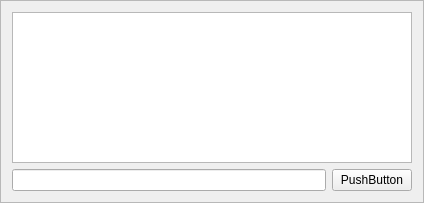
<?xml version="1.0" encoding="UTF-8"?>
<ui version="4.0">
 <class>Frame</class>
 <widget class="QFrame" name="Frame">
  <property name="geometry">
   <rect>
    <x>0</x>
    <y>0</y>
    <width>424</width>
    <height>203</height>
   </rect>
  </property>
  <property name="windowTitle">
   <string>Frame</string>
  </property>
  <property name="frameShape">
   <enum>QFrame::StyledPanel</enum>
  </property>
  <property name="frameShadow">
   <enum>QFrame::Raised</enum>
  </property>
  <layout class="QGridLayout" name="gridLayout">
   <item row="1" column="0">
    <widget class="QLineEdit" name="tag_entry"/>
   </item>
   <item row="1" column="1">
    <widget class="QPushButton" name="finish_button">
     <property name="text">
      <string>PushButton</string>
     </property>
    </widget>
   </item>
   <item row="0" column="0" colspan="2">
    <widget class="QPlainTextEdit" name="prompt_box"/>
   </item>
  </layout>
 </widget>
 <resources/>
 <connections/>
</ui>
